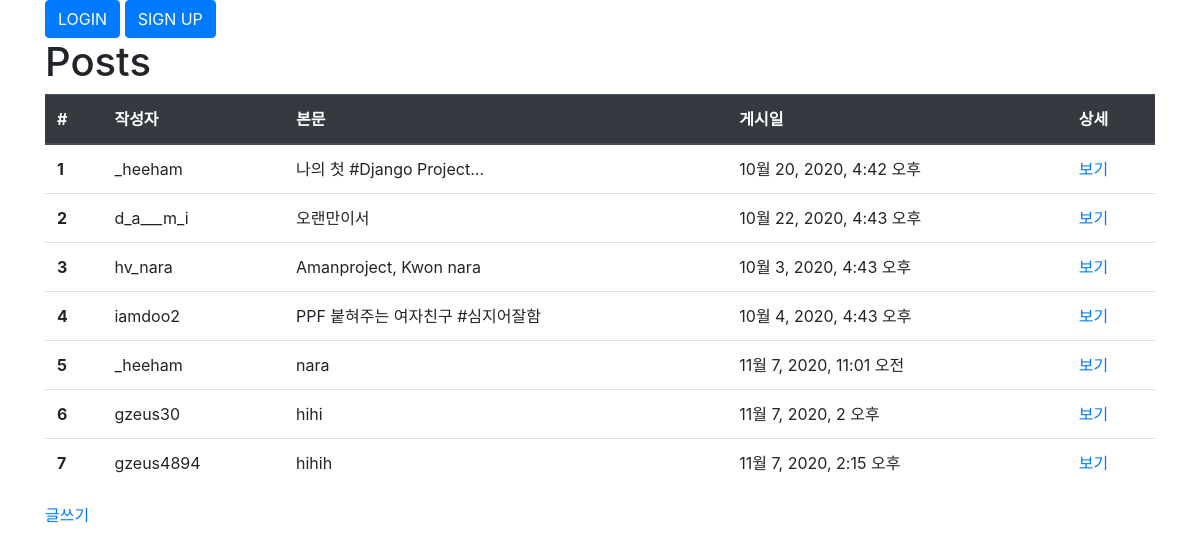
/posts/, run on the app's committed database.
### posts/models.py (models this page shows, shortened)
class Post(models.Model):
    user = models.ForeignKey(User, on_delete=models.CASCADE, null=False)
    body = models.TextField()
    image = models.ImageField(upload_to='post', null=True)
    created_at = models.DateTimeField()
    liked_users = models.ManyToManyField(User, related_name='liked_posts')

### posts/views.py (the view)
# urls.py: path('', views.index, name='index'),
def index(request):
    posts = Post.objects.all()
    context = {'posts': posts}
    return render(request, 'posts/index.html', context)

### posts/templates/posts/index.html
{% extends "base.html" %}
{% load static %}
{% block style %}
  <link rel="stylesheet" href="{% static 'posts/style.css'%}" />
{% endblock %}
{% block content %}
  <div class="container">
    <h1>Posts</h1>
    {% if posts %}
    <table class="table">
      <thead class="thead-dark">
        <tr>
          <th>#</th>
          <th>작성자</th>
          <th>본문</th>
          <th>게시일</th>
          <th>상세</th>
        </tr>
      </thead>
      <tbody>
        {% for post in posts %}
        <tr>
          <th>{{ post.id }}</th>
          <td>{{ post.user.get_username }}</td>
          <td>{{ post.body }}</td>
          <td>{{ post.created_at }}</td>
          <td><a href="{% url 'posts:detail' post.id %}">보기</a></td>
        </tr>
        {% endfor %}
      </tbody>
    </table>
    {% else %}
      <p>No Posts.</p>
    {% endif %}
    <a href="{% url 'posts:new' %}">글쓰기</a>
  </div>
{% endblock %}

### templates/base.html (shortened to what this page needs)
{% load static %}
<!DOCTYPE html>
<html lang="ko">
  <head>
    <link rel="stylesheet" href="{% static 'style.css'%}" />
    <link rel="stylesheet" href="https://cdn.jsdelivr.net/npm/bootstrap@4.5.3/dist/css/bootstrap.min.css"
>
    {% block style %}
    {% endblock %}
  </head>
  <body>
    {% if user.is_authenticated %}
      <div class="container">
        <form action="{% url 'accounts:logout' %}" method="POST">
          {% csrf_token %}
          {{ user.get_username }}님 환영합니다.
          <button type="submit" class="btn btn-primary">LOGOUT</button>
        </form>
      </div>
    {% else %}
      <div class="container">
        <a href="{% url 'accounts:login' %}">
          <button type="submit" class="btn btn-primary">LOGIN</button>
        </a>
        <a href="{% url 'accounts:sign_up' %}">
          <button type="submit" class="btn btn-primary">SIGN UP</button>
        </a>
      </div>
    {% endif %}
    {% block content %}
    {% endblock %}
  </body>
</html>

### static/style.css (style rules this page uses)
* { margin: 0px; padding: 0px; box-sizing: border-box; }

### data on the page
Post: id "1", user.get_username "_heeham", body "나의 첫 #Django Project...", created_at "10월 20, 2020, 4:42 오후"
Post: id "2", user.get_username "d_a___m_i", body "오랜만이서", created_at "10월 22, 2020, 4:43 오후"
Post: id "3", user.get_username "hv_nara", body "Amanproject, Kwon nara", created_at "10월 3, 2020, 4:43 오후"
Post: id "4", user.get_username "iamdoo2", body "PPF 붙혀주는 여자친구 #심지어잘함", created_at "10월 4, 2020, 4:43 오후"
Post: id "5", user.get_username "_heeham", body "nara", created_at "11월 7, 2020, 11:01 오전"
Post: id "6", user.get_username "gzeus30", body "hihi", created_at "11월 7, 2020, 2 오후"
Post: id "7", user.get_username "gzeus4894", body "hihih", created_at "11월 7, 2020, 2:15 오후"
